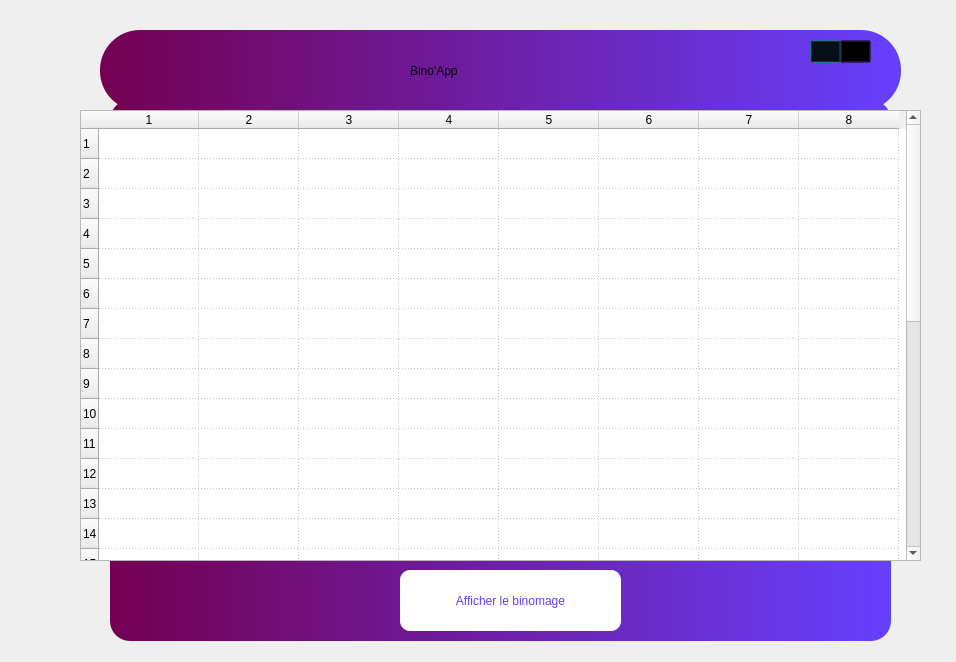
<?xml version="1.0" encoding="UTF-8"?>
<ui version="4.0">
 <class>Dialog</class>
 <widget class="QDialog" name="Dialog">
  <property name="geometry">
   <rect>
    <x>0</x>
    <y>0</y>
    <width>956</width>
    <height>662</height>
   </rect>
  </property>
  <property name="windowTitle">
   <string>Dialog</string>
  </property>
  <widget class="QFrame" name="bground">
   <property name="geometry">
    <rect>
     <x>100</x>
     <y>30</y>
     <width>801</width>
     <height>81</height>
    </rect>
   </property>
   <property name="styleSheet">
    <string notr="true">QFrame{
background-color: qlineargradient(spread:pad, x1:0, y1:0, x2:1, y2:0, stop:0 rgba(116, 0, 81, 255), stop:1 rgba(102, 64, 255, 255));
border-radius:40px;}</string>
   </property>
   <property name="frameShape">
    <enum>QFrame::StyledPanel</enum>
   </property>
   <property name="frameShadow">
    <enum>QFrame::Raised</enum>
   </property>
   <widget class="QLabel" name="app_name">
    <property name="geometry">
     <rect>
      <x>310</x>
      <y>20</y>
      <width>161</width>
      <height>41</height>
     </rect>
    </property>
    <property name="styleSheet">
     <string notr="true">font: 30pt &quot;Forte&quot;;
background:transparent;</string>
    </property>
    <property name="text">
     <string>Bino'App</string>
    </property>
   </widget>
   <widget class="QPushButton" name="acceuil">
    <property name="geometry">
     <rect>
      <x>710</x>
      <y>10</y>
      <width>31</width>
      <height>23</height>
     </rect>
    </property>
    <property name="styleSheet">
     <string notr="true">background:transparent;</string>
    </property>
    <property name="text">
     <string/>
    </property>
    <property name="icon">
     <iconset resource="photos.qrc">
      <normaloff>:/C:/Users/Aude KOUASSY/Desktop/icones/accueil.png</normaloff>:/C:/Users/Aude KOUASSY/Desktop/icones/accueil.png</iconset>
    </property>
   </widget>
   <widget class="QPushButton" name="sortir">
    <property name="geometry">
     <rect>
      <x>740</x>
      <y>10</y>
      <width>31</width>
      <height>23</height>
     </rect>
    </property>
    <property name="styleSheet">
     <string notr="true">background:transparent;</string>
    </property>
    <property name="text">
     <string/>
    </property>
    <property name="icon">
     <iconset resource="photos.qrc">
      <normaloff>:/C:/Users/Aude KOUASSY/Desktop/icones/effacer.png</normaloff>:/C:/Users/Aude KOUASSY/Desktop/icones/effacer.png</iconset>
    </property>
   </widget>
  </widget>
  <widget class="QTableWidget" name="affichage">
   <property name="geometry">
    <rect>
     <x>80</x>
     <y>110</y>
     <width>841</width>
     <height>451</height>
    </rect>
   </property>
   <property name="showGrid">
    <bool>true</bool>
   </property>
   <property name="gridStyle">
    <enum>Qt::DotLine</enum>
   </property>
   <property name="wordWrap">
    <bool>true</bool>
   </property>
   <property name="rowCount">
    <number>30</number>
   </property>
   <property name="columnCount">
    <number>8</number>
   </property>
   <row/>
   <row/>
   <row/>
   <row/>
   <row/>
   <row/>
   <row/>
   <row/>
   <row/>
   <row/>
   <row/>
   <row/>
   <row/>
   <row/>
   <row/>
   <row/>
   <row/>
   <row/>
   <row/>
   <row/>
   <row/>
   <row/>
   <row/>
   <row/>
   <row/>
   <row/>
   <row/>
   <row/>
   <row/>
   <row/>
   <column/>
   <column/>
   <column/>
   <column/>
   <column/>
   <column/>
   <column/>
   <column/>
   <item row="0" column="0">
    <property name="text">
     <string/>
    </property>
   </item>
  </widget>
  <widget class="QFrame" name="frame">
   <property name="geometry">
    <rect>
     <x>110</x>
     <y>100</y>
     <width>781</width>
     <height>541</height>
    </rect>
   </property>
   <property name="styleSheet">
    <string notr="true">background-color: qlineargradient(spread:pad, x1:0, y1:0, x2:1, y2:0, stop:0 rgba(116, 0, 81, 255), stop:1 rgba(102, 64, 255, 255));
border-radius:20px;</string>
   </property>
   <property name="frameShape">
    <enum>QFrame::StyledPanel</enum>
   </property>
   <property name="frameShadow">
    <enum>QFrame::Raised</enum>
   </property>
   <widget class="QPushButton" name="valider">
    <property name="geometry">
     <rect>
      <x>290</x>
      <y>470</y>
      <width>221</width>
      <height>61</height>
     </rect>
    </property>
    <property name="styleSheet">
     <string notr="true">QPushButton{
color:qlineargradient(spread:pad, x1:0, y1:0, x2:1, y2:0, stop:0 rgba(106, 0, 91, 255), stop:1 rgba(100, 60, 255, 255));
border-radius: 10px;
background-color:white;
font:10pt &quot;Verdana Pro Semibold&quot;;
box-shadow:11px 8px 8px #666666;
padding:18px;
-moz-box-shadow:11px 8px 8px #666666;
-webkit-box-shadow:11px  8px 8px #666666;
}
QPushButton:hover{
border-top-color:#084870;
background:white;
color:#c910c9;
}
QPushButton:active{
border-top-color:#409ad6;
background:white;
}

</string>
    </property>
    <property name="text">
     <string>Afficher le binomage</string>
    </property>
    <property name="icon">
     <iconset resource="photos.qrc">
      <normaloff>:/C:/Users/Aude KOUASSY/Desktop/icones/cooche.png</normaloff>:/C:/Users/Aude KOUASSY/Desktop/icones/cooche.png</iconset>
    </property>
   </widget>
  </widget>
  <zorder>frame</zorder>
  <zorder>bground</zorder>
  <zorder>affichage</zorder>
 </widget>
 <resources>
  <include location="photos.qrc"/>
 </resources>
 <connections/>
</ui>
